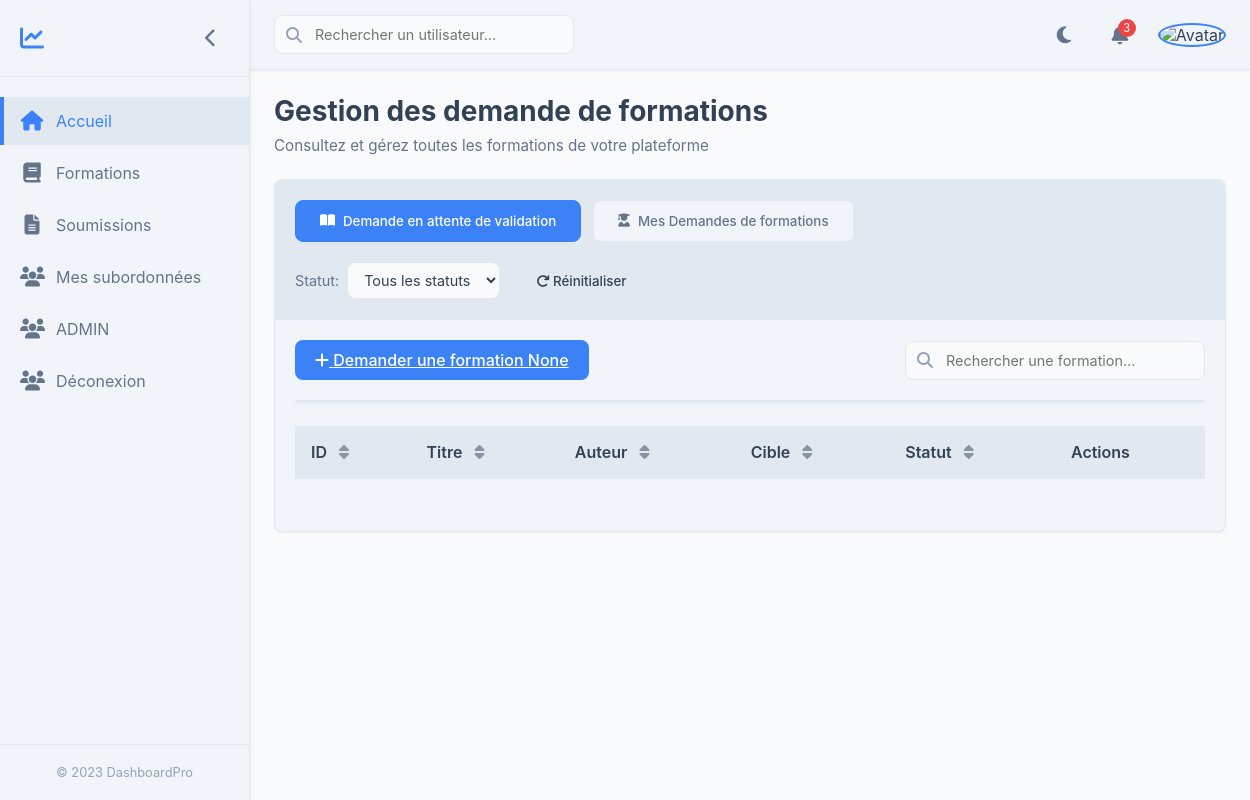
The app's page /formation/demandes (signed in), older data.
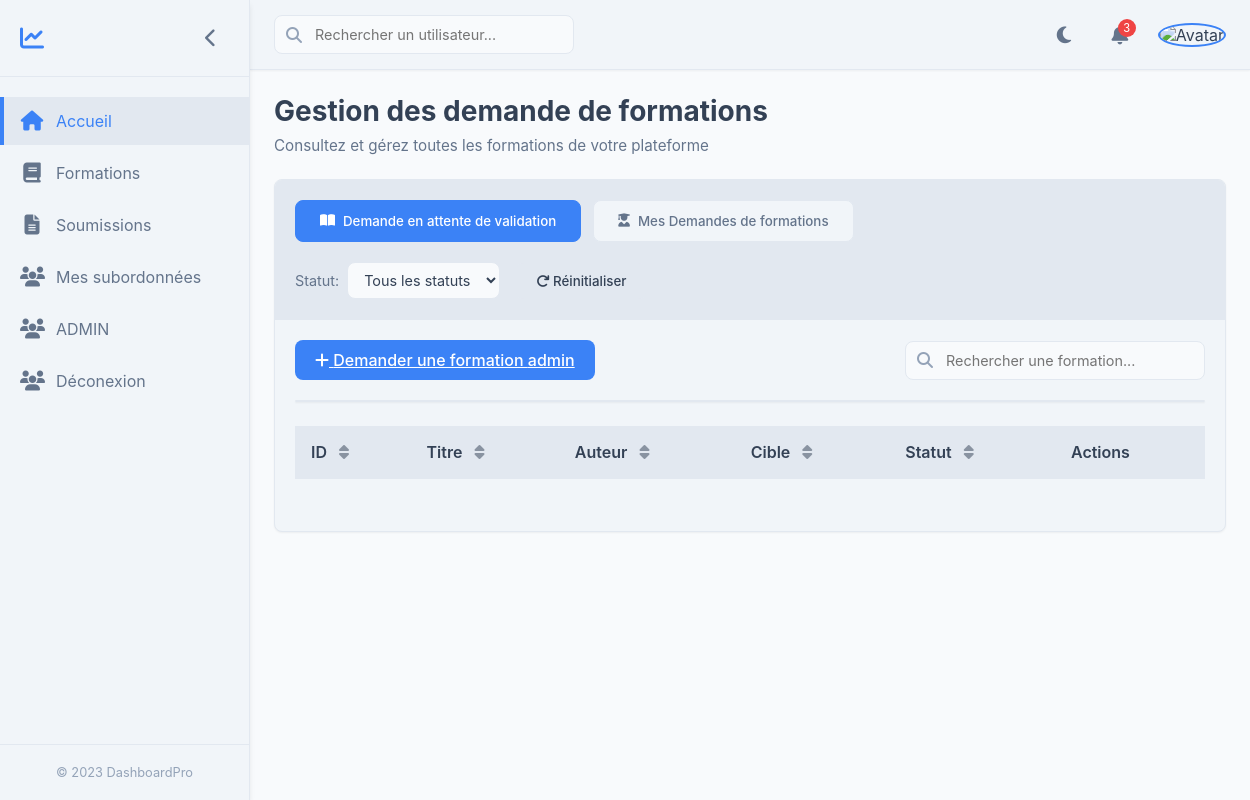
The same page, newer data.
### Userprofile/models.py (models this page shows, shortened)
class User(AbstractUser) :
    avatar = models.ImageField(upload_to='images', null=True, blank=True)
    groupe = models.CharField(
            max_length=10,
            choices=goupeChoices.choices,
            default=goupeChoices.EMPLOYE
        )
    @property
    def subordonnee(self) :
        service = ServiceGerant.objects.filter(user = self ).first().service
        services = service.get_all_subservices
        servicegerants  = ServiceGerant.objects.filter( service__in= services )
        return servicegerants.exclude(user = self)

### Formation/views.py (the view)
# urls.py: path('demandes' , get_all_demandes , name='demandes' ),
def get_all_demandes(request) :
    servicegerant = ServiceGerant.objects.filter(user__id =request.user.id ).first()
    user = User.objects.get(id = request.user.id)
    subordonee = user.subordonnee
    subordone= [i.user for i in subordonee]
    print(subordonee)
    serviceformations = Formation.objects.filter( Q(cible_service = servicegerant.service) | Q(cible_user__in = subordone ) )
    demandes = [i for i in serviceformations if i.get_statut in ['en_attente' , 'rejete']]
    mydemande = Formation.objects.filter( cible_user__id = request.user.id )
    mydemandes = [i for i in mydemande if i.get_statut in ['en_attente', 'disponible','rejete']]
    return render(request  , 'soumissions.html' ,  {
        "demandes": demandes ,
        "mydemandes": mydemandes ,
    })

### Formation/models.py (called while the page is built)
    @property
    def get_statut(self):
        now = timezone.now() .date()
        if(self.cible == 'service') :
             return  'disponible'
        if self.statut  in [ 'en_attente', 'rejete']:
            return self.statut
        if self.fin and self.fin < now:
            return 'termine'
        if self.debut and self.debut > now:
            return 'disponible' # (Correction orthographe : disponible)
        return 'en_cours'

### Service/models.py (called while the page is built)
    @property
    def get_all_subservices(self):
        liste = []
        children = Service.objects.filter(parent=self)
        for child in children:
            liste.append(child)  # On ajoute l'enfant direct
            liste.extend(child.get_all_subservices)  # On ajoute ses propres enfants
        return liste

### template/soumissions.html (shortened to what this page needs)
{% extends 'index.html' %}
{%  block maincontent %}
           <div class="content-wrapper">
    <div class="content-header">
        <h1 class="content-title">Gestion des demande de formations</h1>
        <p class="content-subtitle">Consultez et gérez toutes les formations de votre plateforme</p>
    </div>
    <div class="toggle-section">
        <div class="toggle-header">
            <div class="toggle-buttons">
                <button class="Toggle-btn active" id="available-toggle">
                    <i class="fas fa-book-open"></i>
                    <span>Demande en attente de validation </span>
                </button>
                <button class="Toggle-btn" id="myformations-toggle">
                    <i class="fas fa-user-graduate"></i>
                    <span>Mes Demandes de formations</span>
                </button>
            </div>
            <div class="table-filters" id="common-filters">
                <div class="filter-group">
                    <label for="statut-filter">Statut:</label>
                    <select id="statut-filter" class="filter-select">
                        <option value="all">Tous les statuts</option>
                    </select>
                </div>
                <button class="btn btn-secondary" id="reset-filters">
                    <i class="fas fa-redo"></i>
                    Réinitialiser
                </button>
            </div>
        </div>
        <div class="toggle-content active" id="available-content">
            <div class="content-actions">
                <a href="{% url 'create_demande'%}" class="btn btn-primary" id="add-formation">
                    <i class="fas fa-plus"></i>
                    Demander une formation {{user.groupe }}
                </a>
                <div class="search-container">
                    <i class="fas fa-search search-icon"></i>
                    <input type="text" class="search-input" id="search-available" placeholder="Rechercher une formation...">
                </div>
            </div>
              <div class="table-container"></div>
             {% if user.groupe != "employe" %}
                <div class="table-responsive">
                    <table class="formation-table" id="available-table">
                        <thead>
                            <tr>
                                <th data-sort="id">ID <i class="fas fa-sort"></i></th>
                                <th data-sort="titre">Titre <i class="fas fa-sort"></i></th>
                                <th data-sort="auteur">Auteur <i class="fas fa-sort"></i></th>
                                <th data-sort="service"> Cible <i class="fas fa-sort"></i></th>
                                <th data-sort="statut">Statut <i class="fas fa-sort"></i></th>
                                <th>Actions</th>
                            </tr>
                        </thead>
                    </table>
                </div>
                        {% endif%}
                <div class="pagination" id="available-pagination">
                </div>
            </div>
        </div>
    </div>
</div>
{%  endblock maincontent %}

Row changes from the older to the newer data that the page shows:
changed User: groupe "None" → "admin"
